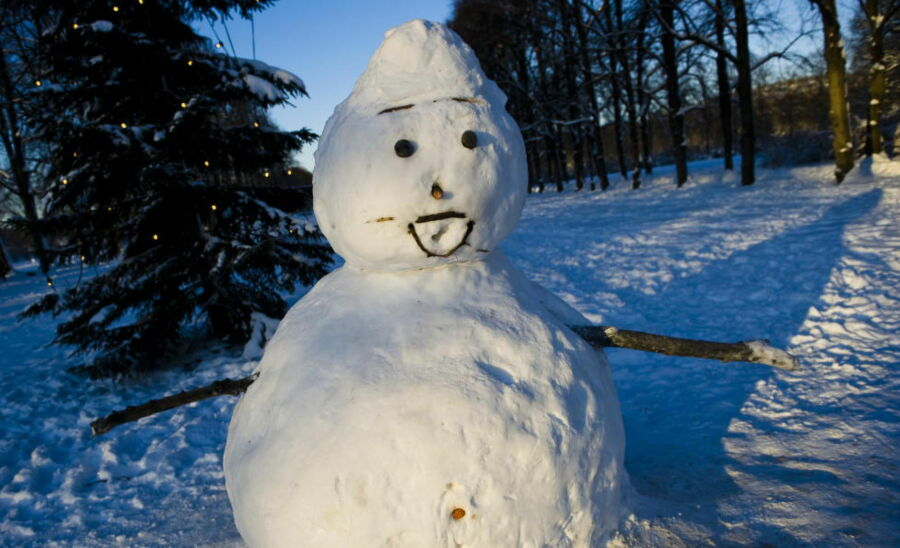
#> input picture image.jpg, 900 x 548 px
$ python imageFaceRecognition.py
#> lines starting #> are read from the running program, lines starting #| are printed output that depends on the picture; after the words box and inside, x2 and y2 are one past the last pixel; in counts of white or black regions, pixels touching at a corner belong together
import cv2
import matplotlib.pyplot as plt


# Path to the image
imagePath = 'image.jpg'

# Load the image
img = cv2.imread(imagePath)
#> img is the input picture: shape (548, 900, 3); mean B, G, R 108.3, 94.3, 78.4

# Convert the image to gray scale
gray_image = cv2.cvtColor(img, cv2.COLOR_BGR2GRAY)
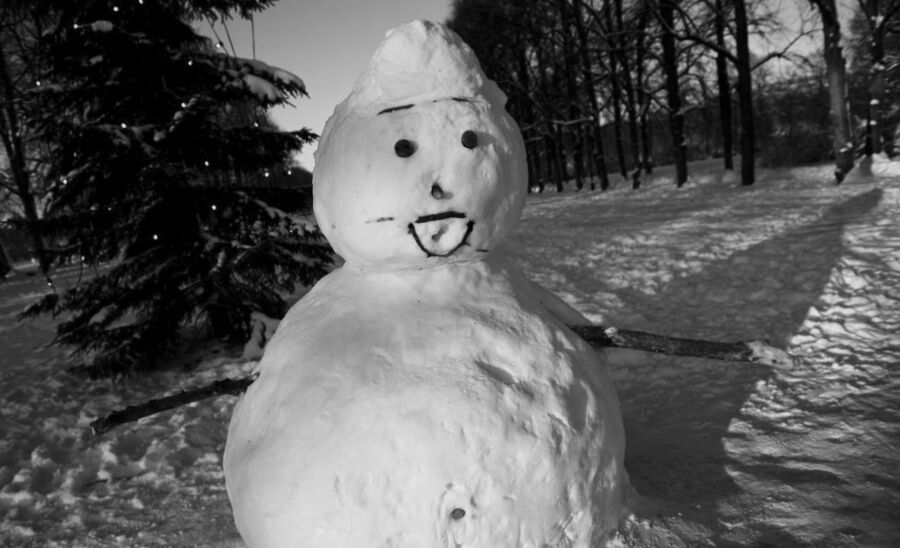
#> gray_image: shape (548, 900); min 0, max 236, mean 91.2

# Load the classifier and create a cascade object for face detection
face_classifier = cv2.CascadeClassifier(
    cv2.data.haarcascades + "haarcascade_frontalface_default.xml"
)

# Detect faces in the image
face = face_classifier.detectMultiScale(
    gray_image, scaleFactor=1.1, minNeighbors=5, minSize=(40, 40)
)
#> face = [[323, 53, 221, 221]]

# Draw a rectangle around the faces
for (x, y, w, h) in face:
    cv2.rectangle(img, (x, y), (x + w, y + h), (0, 255, 0), 4)
#> this loop made 1 pass
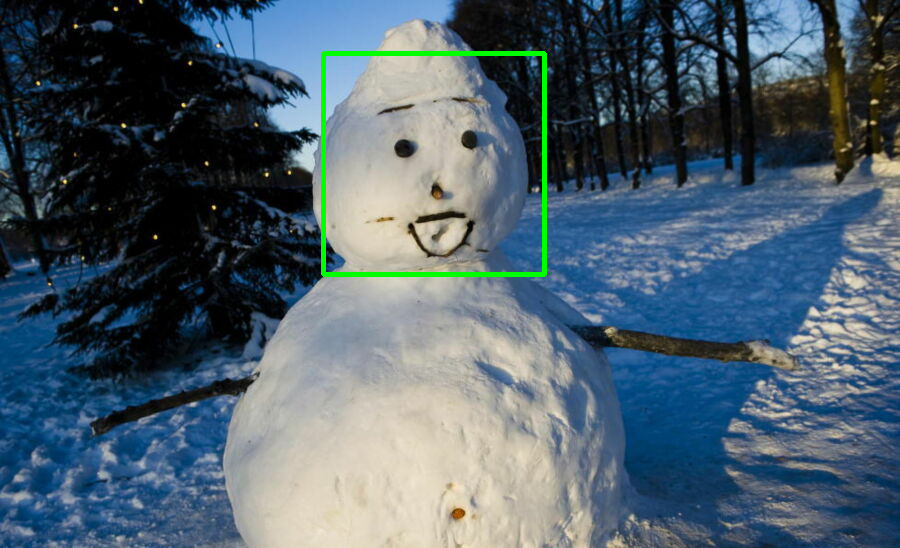
#> img: shape (548, 900, 3); 0.89% of pixels changed, all inside (x1, y1, x2, y2) = (321, 51, 547, 277)

# Convert the image to RGB
img_rgb = cv2.cvtColor(img, cv2.COLOR_BGR2RGB)

# Display the image using matplotlib
plt.figure(figsize=(20,10))
plt.imshow(img_rgb)
plt.axis('off')

# Uncomment the line below to display the image
# plt.show()

$ run again, with frame0.jpg copied over image.jpg
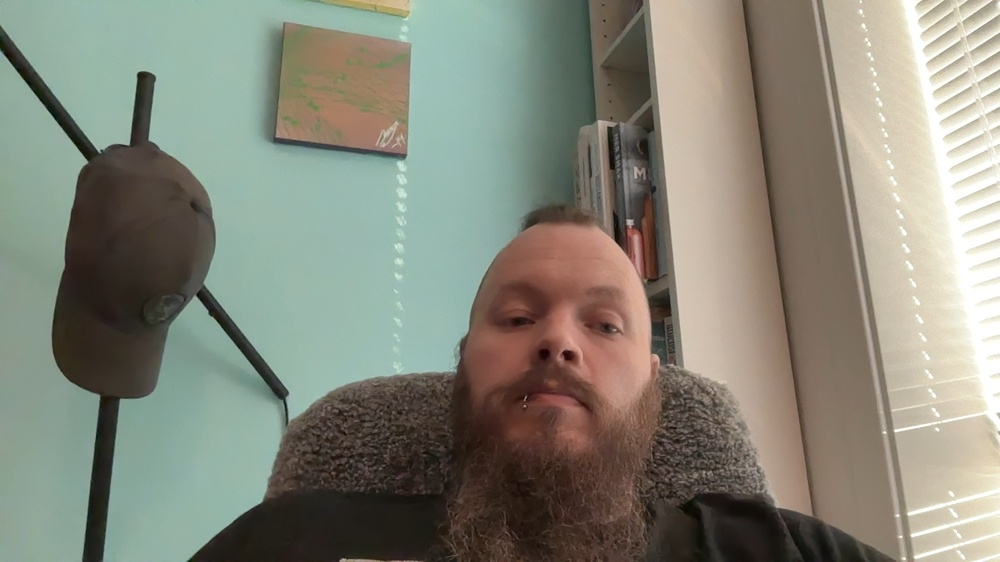
#> input picture frame0.jpg, 1000 x 562 px, shrunk from 1920 x 1080 before the run
#> img is the input picture: shape (562, 1000, 3); mean B, G, R 122.1, 135, 134.4
#> `gray_image = cv2.cvtColor(img, cv2.COLOR_BGR2GRAY)`:
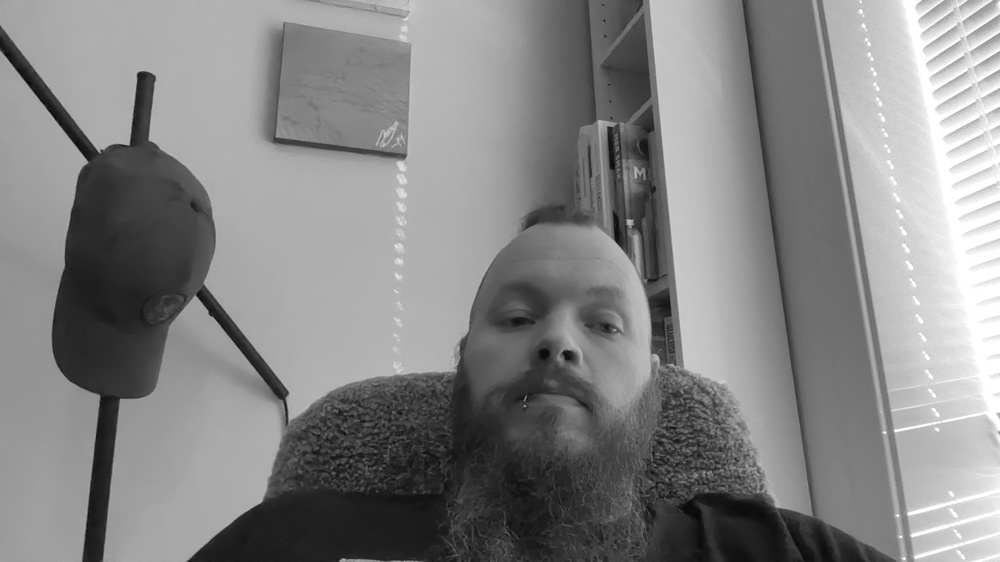
#> gray_image: shape (562, 1000); min 4, max 255, mean 133.4
#> face = [[449, 222, 227, 227]]
#> the loop `for (x, y, w, h) in face:` made 1 pass
#> after the loop `for (x, y, w, h) in face:`:
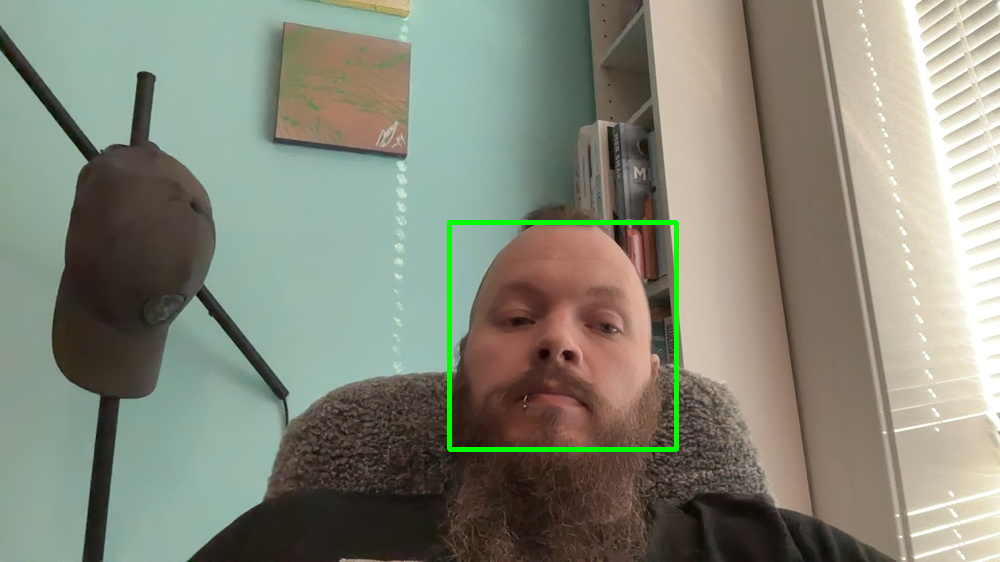
#> img: shape (562, 1000, 3); 0.81% of pixels changed, all inside (x1, y1, x2, y2) = (447, 220, 679, 452)
